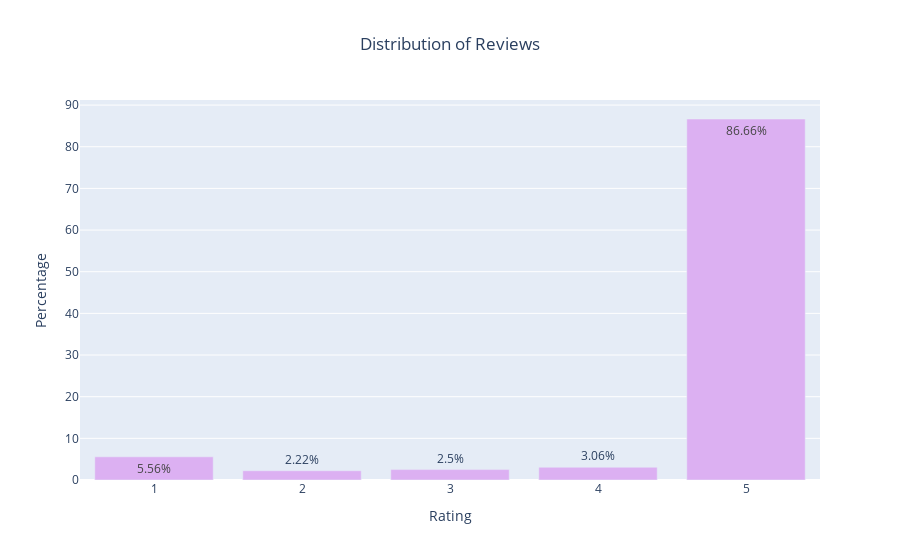

Write notebook code for a chart like this one.
### Markdown cell above
Our analysis reveals that the Pearson correlation coefficient is approximately **-0.103**, indicating a weak negative correlation between the length of a review and its rating. This suggests that as reviews become longer, their ratings tend to decrease slightly. However, it's important to note that this correlation is weak, implying that the relationship between review length and rating is not strong.

The p-value obtained from our analysis is extremely small (7.44e-119), which is significantly less than the typical significance level of 0.05. A small p-value like this suggests that the probability of observing such a correlation coefficient, assuming the null hypothesis is true (i.e., assuming there is no correlation), is extremely low. Consequently, we reject the null hypothesis and conclude that there is a statistically significant correlation between review length and rating.

However, it's crucial to remember that correlation does not imply causation. Even though a statistically significant correlation exists, it does not necessarily mean that the length of a review directly influences its rating. There could be other underlying factors at play.

With these insights in mind, we can further explore the following questions:

-  What is the distribution of ratings across all reviews? Are there more positive or negative reviews?
-  Can we identify common sentiments in the review content? Are there certain words or phrases that appear more frequently in positive or negative reviews?

### Code cell
plot_histogram(reviews_cleaned_df, "rating", "Distribution of Reviews", "Rating", "Percentage", '#dcb0f2')

### Figure 1 — Plotly figure (JSON) as saved in the notebook; plotly's stock layout.template omitted (floating-point values rounded to 4 significant figures)
{"data": [{"marker": {"color": "#dcb0f2"}, "text": ["5.56%", "2.22%", "2.5%", "3.06%", "86.66%"], "textposition": "auto", "type": "bar", "x": [1, 2, 3, 4, 5], "y": [5.56, 2.22, 2.5, 3.06, 86.66]}], "layout": {"title": {"text": "Distribution of Reviews", "x": 0.5}, "xaxis": {"title": {"text": "Rating"}}, "yaxis": {"title": {"text": "Percentage"}}}}
